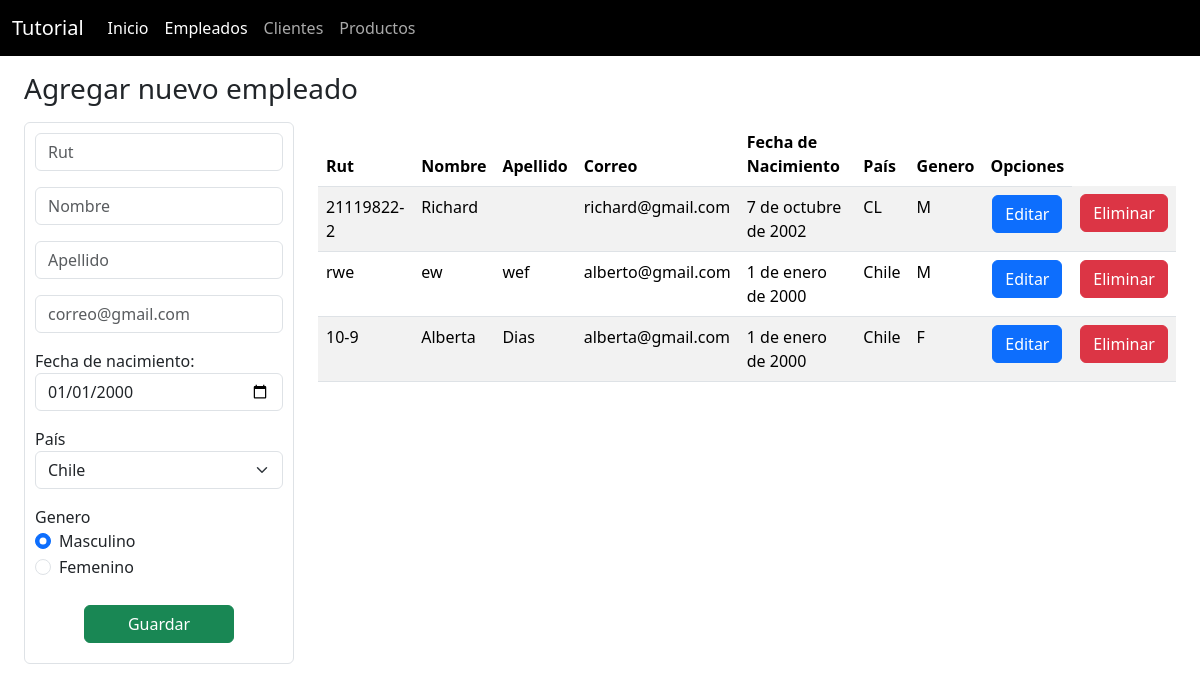
/empleados/, run on an earlier commit of the app's database.
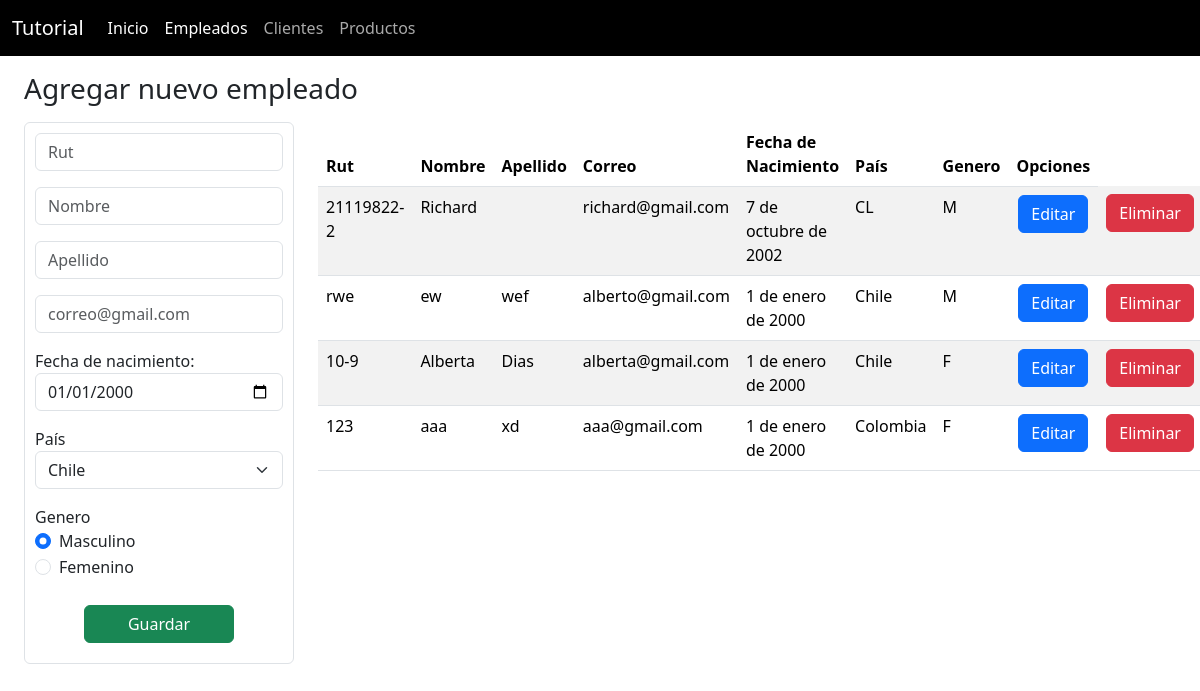
And on a later commit of the database.
### empleados/models.py (models this page shows, shortened)
class Empleado(models.Model):
    rut = models.CharField(max_length=12, primary_key=True)
    nombre = models.CharField(max_length=255)
    apellido = models.CharField(max_length=255, blank=True)
    correo = models.CharField(max_length=255, unique=True)
    fechaNacimiento = models.DateField(default="01/01/2000", verbose_name="Fecha de Nacimiento")
    pais = models.CharField(max_length=20, choices=_PAISES, default=_PAISES["CL"])
    genero = models.CharField(max_length=1, choices=_GENERO)
    creadoEn = models.DateTimeField(auto_now_add=True)
    actualizadoEn = models.DateTimeField(auto_now=True)

### empleados/views.py (the view)
# urls.py: path('', views.listaEmpleados, name='empleados'),
def listaEmpleados(request):
    empleados = Empleado.objects.all()
    return render(request, "lista_empleados.html",context={"empleados": empleados,})

### empleados/templates/lista_empleados.html (shortened to what the changed rows need)
{% extends 'base.html' %}
{% block content %}
    <div class="container-fluid mt-3">
      <div class="row">
        <div class="col-sm-12 col-md-12 col-lg-9 col-xl-9">
          <table class="table table-striped">
            <thead>
              <tr>
                <th scope="row">Rut</th>
                <th>Nombre</th>
                <th>Apellido</th>
                <th>Correo</th>
                <th>Fecha de Nacimiento</th>
                <th>País</th>
                <th>Genero</th>
                <th>Opciones</th>
              </tr>
            </thead>
            <tbody>
              {% for empleado in empleados %}
              <tr>
                <td>{{empleado.rut}}</td>
                <td>{{empleado.nombre}}</td>
                <td>{{empleado.apellido}}</td>
                <td>{{empleado.correo}}</td>
                <td>{{empleado.fechaNacimiento}}</td>
                <td>{{empleado.pais}}</td>
                <td>{{empleado.genero}}</td>
                <td class="text-center">
                  <a
                    href="editar_empleado/{{empleado.rut}}"
                    class="btn btn-primary btn-md"
                    >Editar</a
                  >
                </td>
                <td class="text-center">
                  <a
                    href="eliminar_empleado/{{empleado.rut}}"
                    class="btn btn-danger btn-md"
                    >Eliminar</a
                  >
                </td>
              </tr>
              {% endfor %}
            </tbody>
          </table>
        </div>
      </div>
    </div>
{% endblock %}

What changed in the data, as far as the page shows it:
added Empleado: rut "123", nombre "aaa", apellido "xd", correo "aaa@gmail.com", fechaNacimiento "1 de enero de 2000", pais "Colombia", genero "F"
